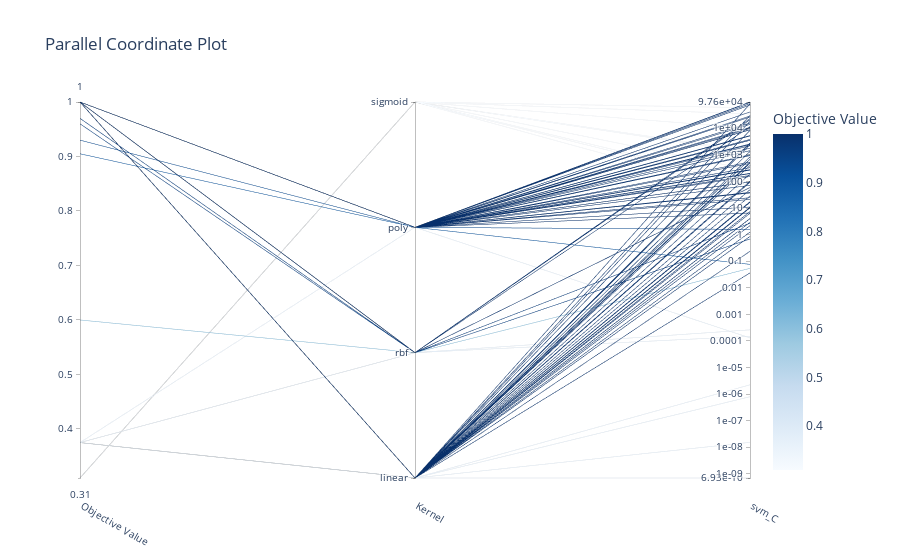

Notebook code cell kept with this figure:
### Code cell
optuna.visualization.plot_parallel_coordinate(studySVM)

### Figure 1 — Plotly figure (JSON) as saved in the notebook; plotly's stock layout.template omitted (floating-point values rounded to 4 significant figures)
{"data": [{"dimensions": [{"label": "Objective Value", "range": [0.31, 1], "values": [0.375, 0.375, 1, 0.375, 1, 0.375, 0.375, 1, 0.6, 0.375, 0.31, 1, 1, 0.31, 1, 1, 0.96, 0.31, 1, 1, 0.905, 1, 1, 1, 1, 1, 1, 0.31, 1, 1, 1, 1, 1, 1, 1, 1, 0.97, 1, 1, 1, 0.31, 1, 1, 1, 1, 0.375, 1, 1, 0.31, 1, 1, 1, 1, 1, 1, 1, 1, 1, 1, 0.31, 1, 1, 1, 1, 1, 1, 1, 1, 1, 1, 1, 1, 1, 1, 1, 1, 0.31, 1, 1, 1, 1, 1, 1, 1, 1, 1, 1, 1, 1, 1, 0.31, 1, 1, 1, 1, 1, 1, 0.93, 1, 1]}, {"label": "Kernel", "range": [0, 3], "ticktext": ["linear", "rbf", "poly", "sigmoid"], "tickvals": [0, 1, 2, 3], "values": [0, 0, 0, 1, 2, 2, 0, 0, 1, 0, 3, 2, 2, 3, 2, 2, 1, 3, 0, 2, 2, 0, 0, 0, 0, 0, 1, 3, 0, 0, 2, 2, 2, 2, 2, 0, 1, 2, 0, 2, 3, 2, 2, 2, 2, 1, 0, 2, 3, 2, 0, 2, 2, 2, 2, 0, 1, 2, 0, 3, 2, 2, 2, 2, 0, 2, 2, 0, 2, 0, 1, 0, 0, 0, 0, 2, 3, 0, 2, 2, 0, 2, 2, 2, 2, 2, 1, 2, 0, 2, 3, 0, 0, 0, 0, 2, 0, 2, 2, 0]}, {"label": "svm_C", "range": [-9.159, 4.989], "ticktext": ["6.93e-10", "1e-09", "1e-08", "1e-07", "1e-06", "1e-05", "0.0001", "0.001", "0.01", "0.1", "1", "10", "100", "1e+03", "1e+04", "9.76e+04"], "tickvals": [-9.159, -9, -8, -7, -6, -5, -4, -3, -2, -1, 0, 1, 2, 3, 4, 4.989], "values": [-5.652, -7.818, 4.261, -3.825, 1.851, -3.887, -9.159, 0.3362, -1.27, -6.1, 4.775, 3.994, 2.295, 1.84, 4.977, 2.443, -0.1645, 3.087, 1.028, 3.41, -1.119, 1.006, 0.6049, 3.443, 2.008, -0.06929, 4.364, 3.142, 1.453, -1.442, 2.73, 3.943, 4.425, 3.388, 2.185, 3.921, 0.4289, 1.587, 4.917, 2.677, 4.005, 2.226, 1.565, 2.517, 4.031, -3.585, 2.921, 4.878, 1.965, 3.547, 1.013, 4.462, 3.156, 4.928, 3.71, 2.686, 4.318, 3.344, 2.286, 4.541, 1.387, 2.973, 1.979, 3.727, 0.4634, 2.425, 4.147, 3.13, 3.582, 1.239, 1.773, 0.8678, 0.094, -0.6287, 2.6, 1.037, 1.534, 4.483, 1.98, 3.948, 2.836, 3.551, 3.25, 4.615, 4.989, 2.307, 4.061, 3.003, 1.691, 4.197, 2.437, 0.8029, 1.212, 1.971, 3.385, 1.323, 2.72, 0.1946, 0.814, 0.601]}], "labelangle": 30, "labelside": "bottom", "line": {"color": [0.375, 0.375, 1, 0.375, 1, 0.375, 0.375, 1, 0.6, 0.375, 0.31, 1, 1, 0.31, 1, 1, 0.96, 0.31, 1, 1, 0.905, 1, 1, 1, 1, 1, 1, 0.31, 1, 1, 1, 1, 1, 1, 1, 1, 0.97, 1, 1, 1, 0.31, 1, 1, 1, 1, 0.375, 1, 1, 0.31, 1, 1, 1, 1, 1, 1, 1, 1, 1, 1, 0.31, 1, 1, 1, 1, 1, 1, 1, 1, 1, 1, 1, 1, 1, 1, 1, 1, 0.31, 1, 1, 1, 1, 1, 1, 1, 1, 1, 1, 1, 1, 1, 0.31, 1, 1, 1, 1, 1, 1, 0.93, 1, 1], "colorbar": {"title": {"text": "Objective Value"}}, "colorscale": [[0, "rgb(247,251,255)"], [0.125, "rgb(222,235,247)"], [0.25, "rgb(198,219,239)"], [0.375, "rgb(158,202,225)"], [0.5, "rgb(107,174,214)"], [0.625, "rgb(66,146,198)"], [0.75, "rgb(33,113,181)"], [0.875, "rgb(8,81,156)"], [1, "rgb(8,48,107)"]], "reversescale": false, "showscale": true}, "type": "parcoords"}], "layout": {"title": {"text": "Parallel Coordinate Plot"}}}
